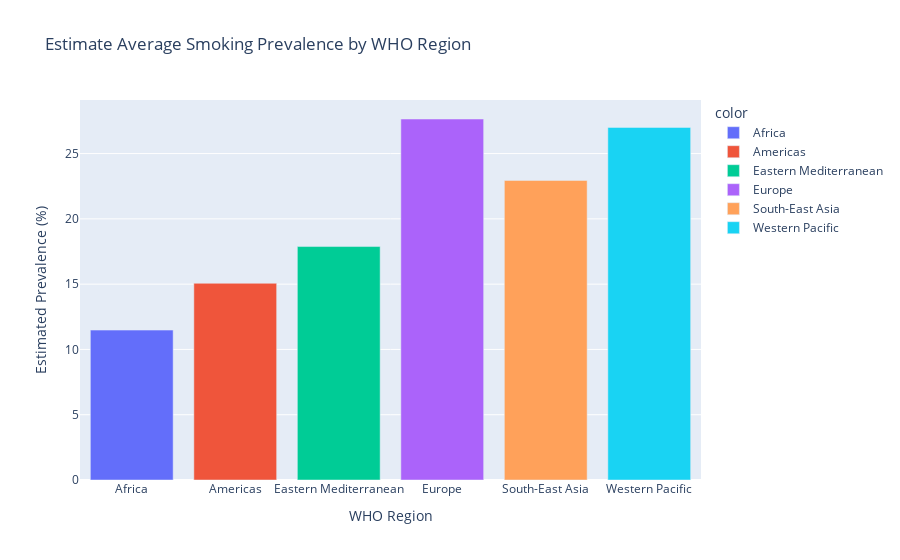

Notebook source saved alongside this figure:
### Code cell
# Estimate Average Smoking Prevalence by WHO Region

fig = px.bar(
    x=average_numeric_value.index, 
    y=average_numeric_value.values,
    color=average_numeric_value.index,
    labels={'x': 'WHO Region', 'y': 'Estimated Prevalence'},
    title='Estimate Average Smoking Prevalence by WHO Region',
)

fig.update_layout(
    xaxis_title='WHO Region',
    yaxis_title='Estimated Prevalence (%)',
)

fig.show()

### Figure 1 — Plotly figure (JSON) as saved in the notebook; plotly's stock layout.template omitted (floating-point values rounded to 4 significant figures)
{"data": [{"alignmentgroup": "True", "hovertemplate": "color=Africa<br>WHO Region=%{x}<br>Estimated Prevalence=%{y}<extra></extra>", "legendgroup": "Africa", "marker": {"color": "#636efa", "pattern": {"shape": ""}}, "name": "Africa", "offsetgroup": "Africa", "orientation": "v", "showlegend": true, "textposition": "auto", "type": "bar", "x": ["Africa"], "xaxis": "x", "y": [11.48], "yaxis": "y"}, {"alignmentgroup": "True", "hovertemplate": "color=Americas<br>WHO Region=%{x}<br>Estimated Prevalence=%{y}<extra></extra>", "legendgroup": "Americas", "marker": {"color": "#EF553B", "pattern": {"shape": ""}}, "name": "Americas", "offsetgroup": "Americas", "orientation": "v", "showlegend": true, "textposition": "auto", "type": "bar", "x": ["Americas"], "xaxis": "x", "y": [15.07], "yaxis": "y"}, {"alignmentgroup": "True", "hovertemplate": "color=Eastern Mediterranean<br>WHO Region=%{x}<br>Estimated Prevalence=%{y}<extra></extra>", "legendgroup": "Eastern Mediterranean", "marker": {"color": "#00cc96", "pattern": {"shape": ""}}, "name": "Eastern Mediterranean", "offsetgroup": "Eastern Mediterranean", "orientation": "v", "showlegend": true, "textposition": "auto", "type": "bar", "x": ["Eastern Mediterranean"], "xaxis": "x", "y": [17.88], "yaxis": "y"}, {"alignmentgroup": "True", "hovertemplate": "color=Europe<br>WHO Region=%{x}<br>Estimated Prevalence=%{y}<extra></extra>", "legendgroup": "Europe", "marker": {"color": "#ab63fa", "pattern": {"shape": ""}}, "name": "Europe", "offsetgroup": "Europe", "orientation": "v", "showlegend": true, "textposition": "auto", "type": "bar", "x": ["Europe"], "xaxis": "x", "y": [27.65], "yaxis": "y"}, {"alignmentgroup": "True", "hovertemplate": "color=South-East Asia<br>WHO Region=%{x}<br>Estimated Prevalence=%{y}<extra></extra>", "legendgroup": "South-East Asia", "marker": {"color": "#FFA15A", "pattern": {"shape": ""}}, "name": "South-East Asia", "offsetgroup": "South-East Asia", "orientation": "v", "showlegend": true, "textposition": "auto", "type": "bar", "x": ["South-East Asia"], "xaxis": "x", "y": [22.95], "yaxis": "y"}, {"alignmentgroup": "True", "hovertemplate": "color=Western Pacific<br>WHO Region=%{x}<br>Estimated Prevalence=%{y}<extra></extra>", "legendgroup": "Western Pacific", "marker": {"color": "#19d3f3", "pattern": {"shape": ""}}, "name": "Western Pacific", "offsetgroup": "Western Pacific", "orientation": "v", "showlegend": true, "textposition": "auto", "type": "bar", "x": ["Western Pacific"], "xaxis": "x", "y": [27.0], "yaxis": "y"}], "layout": {"barmode": "relative", "legend": {"title": {"text": "color"}, "tracegroupgap": 0}, "title": {"text": "Estimate Average Smoking Prevalence by WHO Region"}, "xaxis": {"anchor": "y", "domain": [0, 1], "title": {"text": "WHO Region"}}, "yaxis": {"anchor": "x", "domain": [0, 1], "title": {"text": "Estimated Prevalence (%)"}}}}
